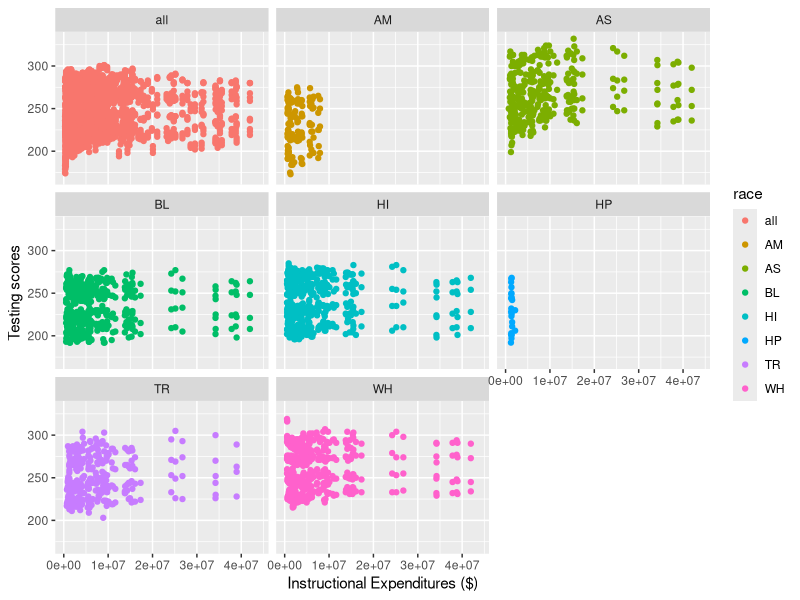
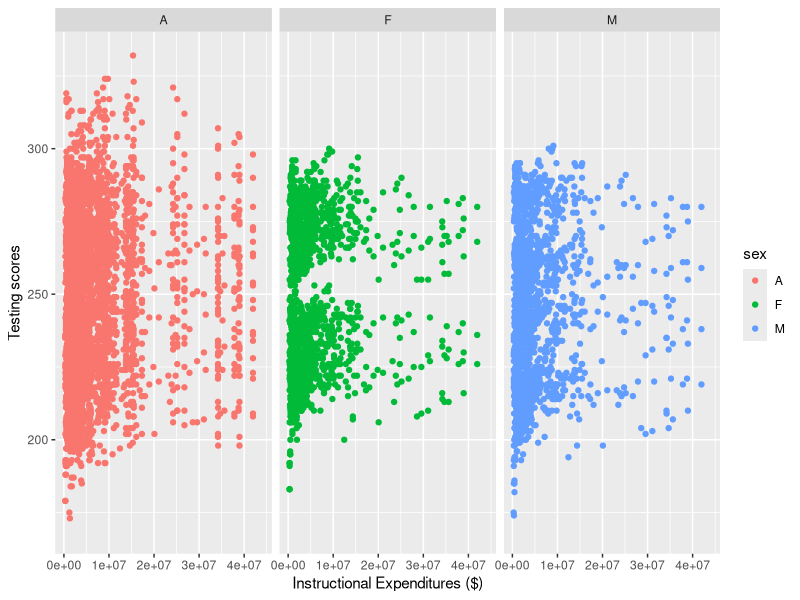
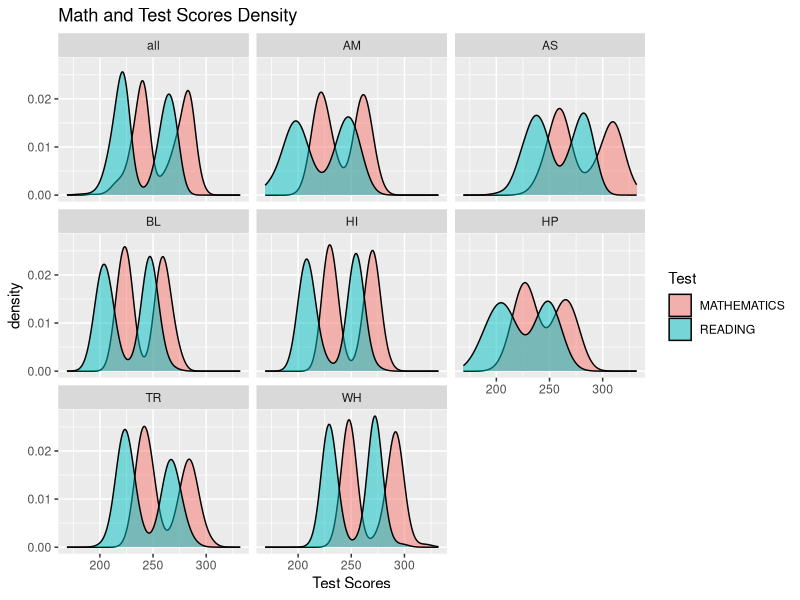
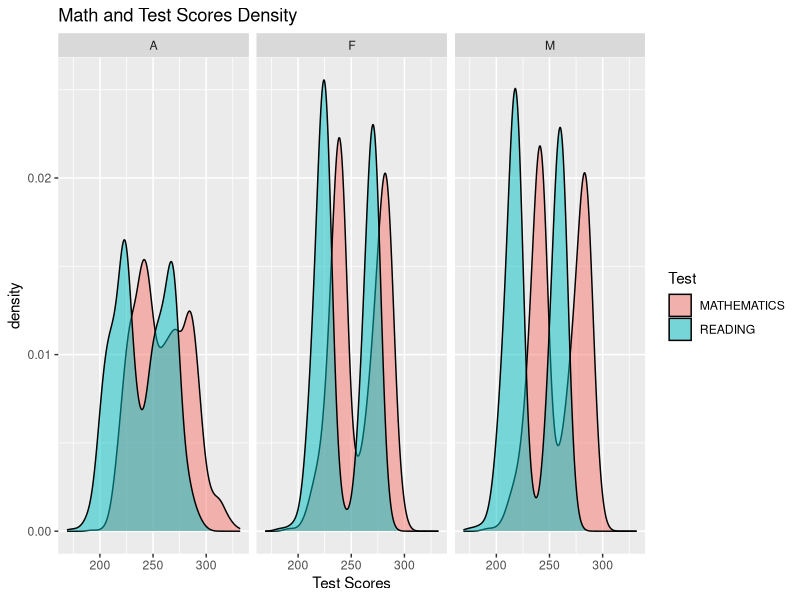
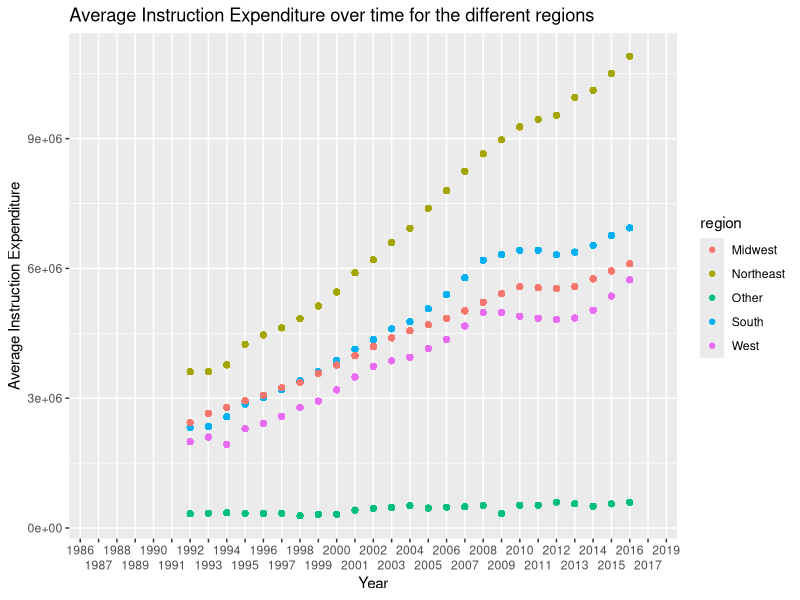

Here is the R script that generated these plots, in order:
## ---- chunk 1
knitr::opts_chunk$set(echo = TRUE)
library(tidyverse)
library(readxl)
## ---- chunk 2
schools <- read_xlsx("US_schools_data.xlsx")
## ---- chunk 3
clean_schools <-schools %>%
  select(PRIMARY_KEY,
         TOTAL_EXPENDITURE, 
         INSTRUCTION_EXPENDITURE, 
         SUPPORT_SERVICES_EXPENDITURE, 
         OTHER_EXPENDITURE, 
         CAPITAL_OUTLAY_EXPENDITURE, 
         ends_with("READING"), 
         ends_with("MATHEMATICS"))
## ---- chunk 4
clean_schools
## ---- chunk 5

clean_schools$PRIMARY_KEY <- str_replace(clean_schools$PRIMARY_KEY,"_", " ")

clean_schools <- clean_schools %>%
  separate(PRIMARY_KEY, 
           into = c("year", "state"), 
           sep = " ")

clean_schools$state <- str_replace_all(clean_schools$state, "_", " ")


## ---- chunk 6
clean_schools <- clean_schools %>%
  pivot_longer("G04_A_A_READING":"G08_TR_A_MATHEMATICS",
               names_to = c("grade","race", "sex", "test"),
               names_sep = "_",
               values_to = "score")
## ---- chunk 7
clean_schools <- clean_schools %>%
  mutate(sex = as.factor(sex),
         race = fct_recode(as.factor(clean_schools$race), all = "A"),
         test = as.factor(test),
         grade =as.factor(grade)
         )
  
## ---- chunk 8
MIDWEST <- c("INDIANA","ILLINOIS","MICHIGAN","OHIO","WISCONSIN",
             "IOWA","KANSAS","MINNESOTA","MISSOURI","NEBRASKA",
             "NORTH DAKOTA","SOUTH DAKOTA")

NORTHEAST <- c("CONNECTICUT","MAINE","MASSACHUSETTS","NEW HAMPSHIRE",
             "RHODE ISLAND","VERMONT","NEW JERSEY","NEW YORK",
             "PENNSYLVANIA")

SOUTH <- c("DELAWARE","DISTRICT","FLORIDA","GEORGIA",
            "MARYLAND","NORTH CAROLINA","SOUTH CAROLINA","VIRGINIA",
            "WEST VIRGINIA","ALABAMA","KENTUCKY","MISSISSIPPI",
            "TENNESSEE","ARKANSAS","LOUISIANA","OKLAHOMA","TEXAS")

WEST <- c("ARIZONA","COLORADO","IDAHO","NEW MEXICO","MONTANA",
            "UTAH","NEVADA","WYOMING","ALASKA","CALIFORNIA",
            "HAWAII","OREGON","WASHINGTON")

clean_schools <- clean_schools %>%
  mutate(region = if_else(state %in% MIDWEST, "Midwest", 
                          if_else(state %in% NORTHEAST, "Northeast", 
                                  if_else(state %in% SOUTH, "South", 
                                          if_else(state %in% WEST, "West", "Other")))))

## ---- chunk 9
clean_schools %>%
  ggplot(aes(x = INSTRUCTION_EXPENDITURE, y = score, color = race)) +
  geom_point() +
  labs(x = "Instructional Expenditures ($)", 
       y = "Testing scores")  +
  facet_wrap(~race)

clean_schools %>%
  ggplot(aes(x = INSTRUCTION_EXPENDITURE, y = score, color = sex)) +
  geom_point() +
  labs(x = "Instructional Expenditures ($)", 
       y = "Testing scores")  +
  facet_wrap(~sex)
## ---- chunk 10
clean_schools %>%
  ggplot()+
  geom_density(mapping = aes(x = score, fill = test), alpha = 0.5)+
  facet_wrap(~race) +
  labs(title = "Math and Test Scores Density", x = "Test Scores", fill = "Test")

clean_schools %>%
  ggplot()+
  geom_density(mapping = aes(x = score, fill = test), alpha = 0.5)+
  facet_wrap(~sex) +
  labs(title = "Math and Test Scores Density", x = "Test Scores", fill = "Test")
## ---- chunk 11
clean_schools %>%
  #filter(!is.na(INSTRUCTION_EXPENDITURE)) %>%
  group_by(year, region, race, sex) %>%
  mutate(
    avg = mean(INSTRUCTION_EXPENDITURE, na.rm = TRUE),
         year = as.factor(year)
    ) %>%
  ggplot(mapping = aes(x = year, y = avg, color = region))+
  geom_point() +
  scale_x_discrete(guide = guide_axis(n.dodge=2)) +#+ facet_wrap(~race) + facet_wrap(~sex)
  labs(title = "Average Instruction Expenditure over time for the different regions", y = "Average Instruction Expenditure", x = "Year")
## ---- chunk 12
clean_schools %>%
  filter(test == "MATHEMATICS") %>%
  lm(score ~ INSTRUCTION_EXPENDITURE, data = .) ->
  math_model

clean_schools %>%
  filter(test == "READING") %>%
  lm(score ~ INSTRUCTION_EXPENDITURE, data = .) ->
  reading_model
  
